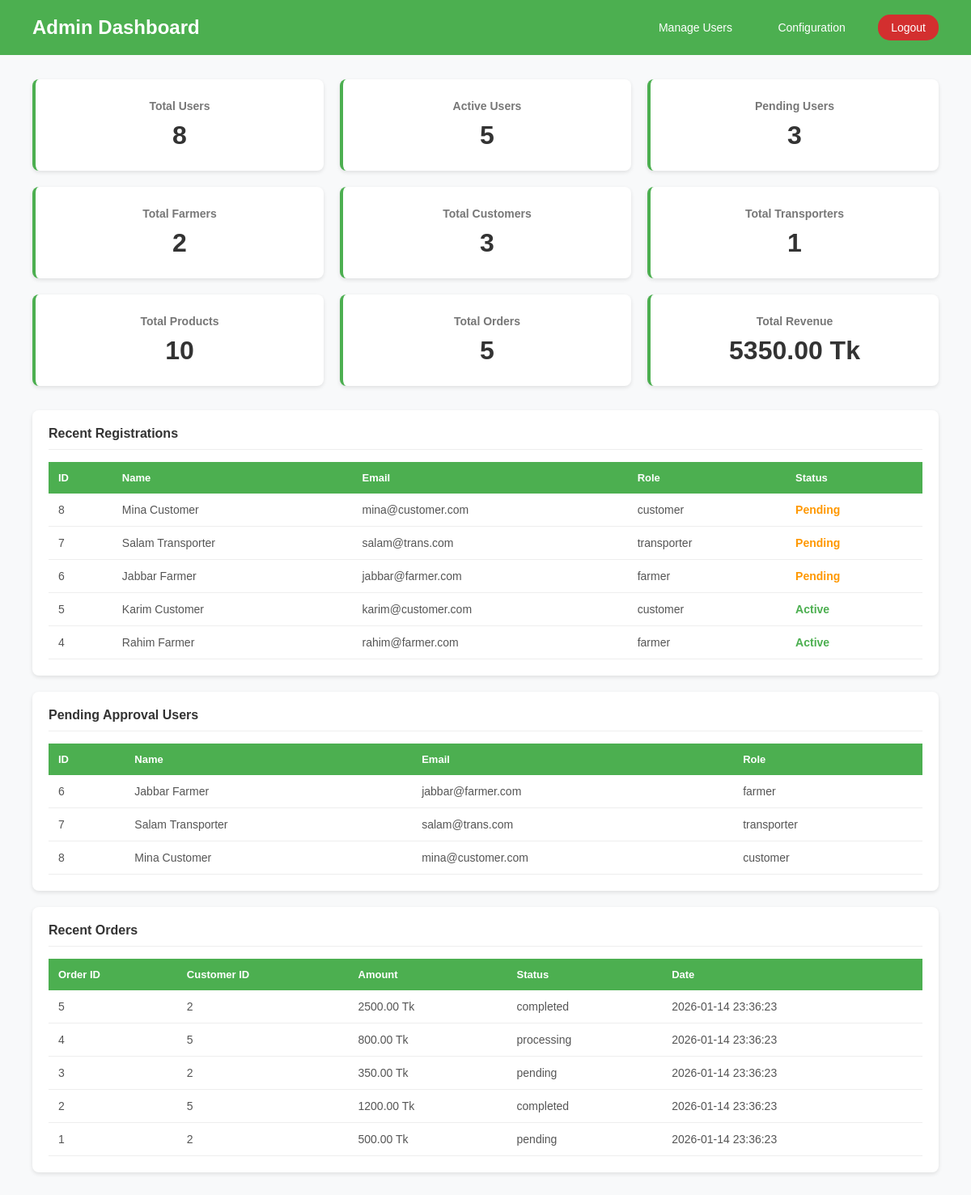
/Controller/admin/adminDashboardController.php (signed in), run on the app's committed database.
### tables this page shows
CREATE TABLE `users` (
  `id` int(10) NOT NULL,
  `name` varchar(100) NOT NULL,
  `email` varchar(100) NOT NULL,
  `password` varchar(300) NOT NULL,
  `phone` int(11) NOT NULL,
  `role` enum('admin','farmer','customer','transporter') NOT NULL,
  `status` int(1) NOT NULL,
  `created_at` datetime DEFAULT current_timestamp(),
  `profile_image` varchar(255) DEFAULT NULL,
  `address` varchar(500) DEFAULT NULL
);

CREATE TABLE `orders` (
  `id` int(11) NOT NULL,
  `customer_id` int(11) DEFAULT NULL,
  `total_amount` decimal(10,2) DEFAULT NULL,
  `status` varchar(50) DEFAULT 'pending',
  `created_at` datetime DEFAULT current_timestamp()
);

### Controller/admin/adminDashboardController.php (called while the page is built, shortened)
<?php
require_once __DIR__ . "/../../Model/admin/adminModel.php";
$stats = getAdminDashboardStats();
$recentUsers = getRecentUsers();
$pendingUsers = getPendingUsers();
$recentOrders = getRecentOrders();
require_once __DIR__ . "/../../View/admin/dashBoard.php";

### Model/admin/adminModel.php (called while the page is built, shortened)
<?php
function getAdminDashboardStats()
{
    $conn = dbConnect();
    $data = array();
    $result = mysqli_query($conn, "SELECT id FROM users");
    $data['totalUsers'] = mysqli_num_rows($result);
    $result = mysqli_query($conn, "SELECT id FROM users WHERE status=0");
    $data["pendingUsers"] = mysqli_num_rows($result);
    $result = mysqli_query($conn, "SELECT id FROM users WHERE status=1");
    $data["activeUsers"] = mysqli_num_rows($result);
    $result = mysqli_query($conn, "SELECT id FROM users WHERE role='farmer'");
    $data["totalFarmers"] = mysqli_num_rows($result);
    $result = mysqli_query($conn, "SELECT id FROM users WHERE role='customer'");
    $data["totalCustomers"] = mysqli_num_rows($result);
    $result = mysqli_query($conn, "SELECT id FROM users WHERE role='transporter'");
    $data["totalTransporters"] = mysqli_num_rows($result);
    $result = mysqli_query($conn, "SELECT id FROM products");
    $data["totalProducts"] = mysqli_num_rows($result);
    $result = mysqli_query($conn, "SELECT id FROM orders");
    $data["totalOrders"] = mysqli_num_rows($result);
    $result = mysqli_query($conn, "SELECT id FROM orders WHERE status='pending'");
    $data["pendingOrders"] = mysqli_num_rows($result);
    $result = mysqli_query($conn, "SELECT SUM(total_amount) as revenue FROM orders");
    $row = mysqli_fetch_assoc($result);
    if ($row['revenue']) {
        $data["totalRevenue"] = $row['revenue'];
    } else {
        $data["totalRevenue"] = 0;
    }
    return $data;
}
function getRecentUsers()
{
    $conn = dbConnect();
    $sql = "SELECT id, name, email, role, status FROM users ORDER BY id DESC LIMIT 5";
    $result = mysqli_query($conn, $sql);
    return $result;
}
function getPendingUsers()
{
    $conn = dbConnect();
    $sql = "SELECT id, name, email, role FROM users WHERE status=0";
    $result = mysqli_query($conn, $sql);
    return $result;
}
function getRecentOrders()
{
    $conn = dbConnect();
    $sql = "SELECT id, customer_id, total_amount, status, created_at FROM orders ORDER BY id DESC LIMIT 5";
    $result = mysqli_query($conn, $sql);
    return $result;
}

### View/admin/dashBoard.php (the view, shortened to what this page needs)
<!DOCTYPE html>
<html>
<head>
    <link rel="stylesheet" href="../../View/admin/css/adminDashBoard.css">
</head>
<body>
    <div class="header">
        <h2>Admin Dashboard</h2>
        <div class="header-links">
            <a href="../../Controller/admin/manageUsersController.php">Manage Users</a>
            <a href="../../Controller/admin/configController.php">Configuration</a>
            <a href="../../Controller/AuthControl/logoutController.php" class="logout">Logout</a>
        </div>
    </div>
    <div class="main-content">
        <div class="stats-grid">
            <div class="stat-card">
                <h4>Total Users</h4>
                <div class="number"><?php echo $stats['totalUsers']; ?></div>
            </div>
            <div class="stat-card">
                <h4>Active Users</h4>
                <div class="number"><?php echo $stats['activeUsers']; ?></div>
            </div>
            <div class="stat-card">
                <h4>Pending Users</h4>
                <div class="number"><?php echo $stats['pendingUsers']; ?></div>
            </div>
            <div class="stat-card">
                <h4>Total Farmers</h4>
                <div class="number"><?php echo $stats['totalFarmers']; ?></div>
            </div>
            <div class="stat-card">
                <h4>Total Customers</h4>
                <div class="number"><?php echo $stats['totalCustomers']; ?></div>
            </div>
            <div class="stat-card">
                <h4>Total Transporters</h4>
                <div class="number"><?php echo $stats['totalTransporters']; ?></div>
            </div>
            <div class="stat-card">
                <h4>Total Products</h4>
                <div class="number"><?php echo $stats['totalProducts']; ?></div>
            </div>
            <div class="stat-card">
                <h4>Total Orders</h4>
                <div class="number"><?php echo $stats['totalOrders']; ?></div>
            </div>
            <div class="stat-card">
                <h4>Total Revenue</h4>
                <div class="number revenue"><?php echo $stats['totalRevenue']; ?> Tk</div>
            </div>
        </div>
        <div class="section">
            <h3>Recent Registrations</h3>
            <table>
                <tr>
                    <th>ID</th>
                    <th>Name</th>
                    <th>Email</th>
                    <th>Role</th>
                    <th>Status</th>
                </tr>
                <?php
                if ($recentUsers && mysqli_num_rows($recentUsers) > 0) {
                    while ($user = mysqli_fetch_assoc($recentUsers)) {
                        $statusClass = ($user['status'] == 1) ? "status-active" : "status-pending";
                        $statusText = ($user['status'] == 1) ? "Active" : "Pending";
                        echo "<tr>
                            <td>{$user['id']}</td>
                            <td>{$user['name']}</td>
                            <td>{$user['email']}</td>
                            <td>{$user['role']}</td>
                            <td class='{$statusClass}'>{$statusText}</td>
                        </tr>";
                    }
                } else {
                    echo "<tr><td colspan='5'>No users found</td></tr>";
                }
                ?>
            </table>
        </div>
        <div class="section">
            <h3>Pending Approval Users</h3>
            <table>
                <tr>
                    <th>ID</th>
                    <th>Name</th>
                    <th>Email</th>
                    <th>Role</th>
                </tr>
                <?php
                if ($pendingUsers && mysqli_num_rows($pendingUsers) > 0) {
                    while ($user = mysqli_fetch_assoc($pendingUsers)) {
                        echo "<tr>
                            <td>{$user['id']}</td>
                            <td>{$user['name']}</td>
                            <td>{$user['email']}</td>
                            <td>{$user['role']}</td>
                        </tr>";
                    }
                } else {
                    echo "<tr><td colspan='4'>No pending users</td></tr>";
                }
                ?>
            </table>
        </div>
        <div class="section">
            <h3>Recent Orders</h3>
            <table>
                <tr>
                    <th>Order ID</th>
                    <th>Customer ID</th>
                    <th>Amount</th>
                    <th>Status</th>
                    <th>Date</th>
                </tr>
                <?php
                if ($recentOrders && mysqli_num_rows($recentOrders) > 0) {
                    while ($order = mysqli_fetch_assoc($recentOrders)) {
                        echo "<tr>
                            <td>{$order['id']}</td>
                            <td>{$order['customer_id']}</td>
                            <td>{$order['total_amount']} Tk</td>
                            <td>{$order['status']}</td>
                            <td>{$order['created_at']}</td>
                        </tr>";
                    }
                } else {
                    echo "<tr><td colspan='5'>No orders found</td></tr>";
                }
                ?>
            </table>
        </div>
    </div>
</body>
</html>

### View/admin/css/adminDashBoard.css (style rules this page uses)
* { margin: 0; padding: 0; box-sizing: border-box; }
body { font-family: Arial, sans-serif; background-color: #f8f9fa; min-height: 100vh; }
.header { background-color: #4CAF50; color: white; padding: 20px 40px; display: flex; justify-content: space-between; align-items: center; }
.header h2 { font-size: 24px; margin: 0; }
.header-links a { color: white; text-decoration: none; margin-left: 20px; padding: 8px 16px; border-radius: 4px; font-size: 14px; }
.header-links a.logout { background-color: #d32f2f; border-radius: 15px; }
.main-content { padding: 30px 40px; max-width: 1200px; margin: 0 auto; }
.stats-grid { display: grid; grid-template-columns: repeat(3, 1fr); gap: 20px; margin-bottom: 30px; }
.stat-card { background: white; padding: 25px; border-radius: 8px; text-align: center; border-left: 4px solid #4CAF50; box-shadow: 0 2px 5px rgba(0,0,0,0.1); }
.stat-card h4 { color: #777; font-size: 14px; margin-bottom: 10px; }
.stat-card .number { color: #333; font-size: 32px; font-weight: bold; }
.section { background: white; border-radius: 8px; padding: 20px; margin-bottom: 20px; box-shadow: 0 2px 5px rgba(0,0,0,0.1); }
.section h3 { color: #333; font-size: 16px; margin-bottom: 15px; padding-bottom: 10px; border-bottom: 1px solid #eee; }
table { width: 100%; border-collapse: collapse; }
th { background-color: #4CAF50; color: white; padding: 12px; text-align: left; font-size: 13px; }
td { padding: 12px; border-bottom: 1px solid #eee; font-size: 14px; color: #555; }
.status-active { color: #4CAF50; font-weight: bold; }
.status-pending { color: #ff9800; font-weight: bold; }
.revenue { color: #4CAF50; font-weight: bold; }

### data on the page
users: id "8", name "Mina Customer", email "mina@customer.com", role "customer", status "Pending"
users: id "7", name "Salam Transporter", email "salam@trans.com", role "transporter", status "Pending"
users: id "6", name "Jabbar Farmer", email "jabbar@farmer.com", role "farmer", status "Pending"
users: id "5", name "Karim Customer", email "karim@customer.com", role "customer", status "Active"
users: id "4", name "Rahim Farmer", email "rahim@farmer.com", role "farmer", status "Active"
orders: id "5", customer "2", total_amount "2500.00", status "completed", created_at "2026-01-14 23:36:23"
orders: id "4", customer "5", total_amount "800.00", status "processing", created_at "2026-01-14 23:36:23"
orders: id "3", customer "2", total_amount "350.00", status "pending", created_at "2026-01-14 23:36:23"
orders: id "2", customer "5", total_amount "1200.00", status "completed", created_at "2026-01-14 23:36:23"
orders: id "1", customer "2", total_amount "500.00", status "pending", created_at "2026-01-14 23:36:23"

### other printed values
$stats['totalUsers'] "8"
$stats['activeUsers'] "5"
$stats['pendingUsers'] "3"
$stats['totalFarmers'] "2"
$stats['totalCustomers'] "3"
$stats['totalTransporters'] "1"
$stats['totalProducts'] "10"
$stats['totalOrders'] "5"
$stats['totalRevenue'] "5350.00"
